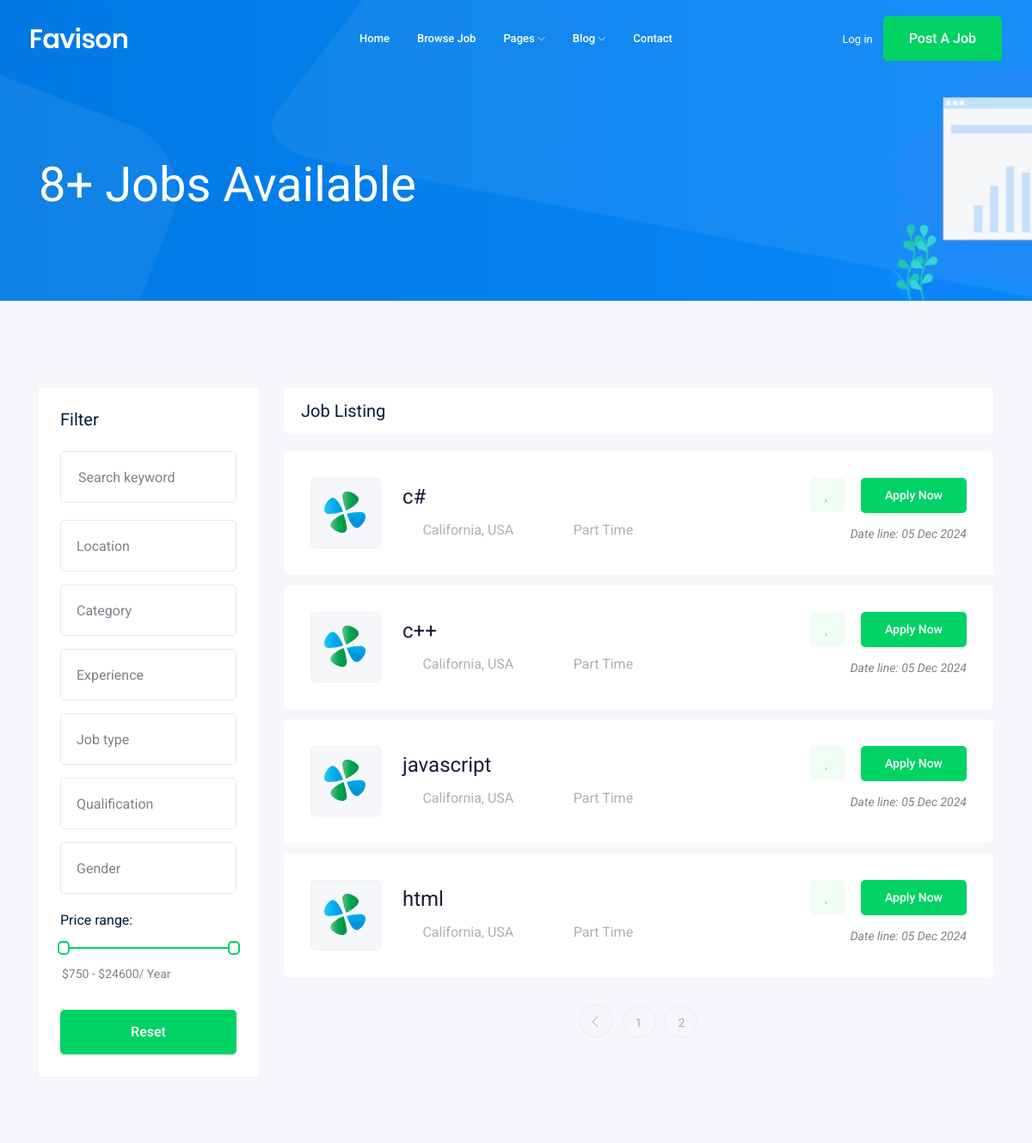
The app's page /jobs/?page=3 (upper part), older data.
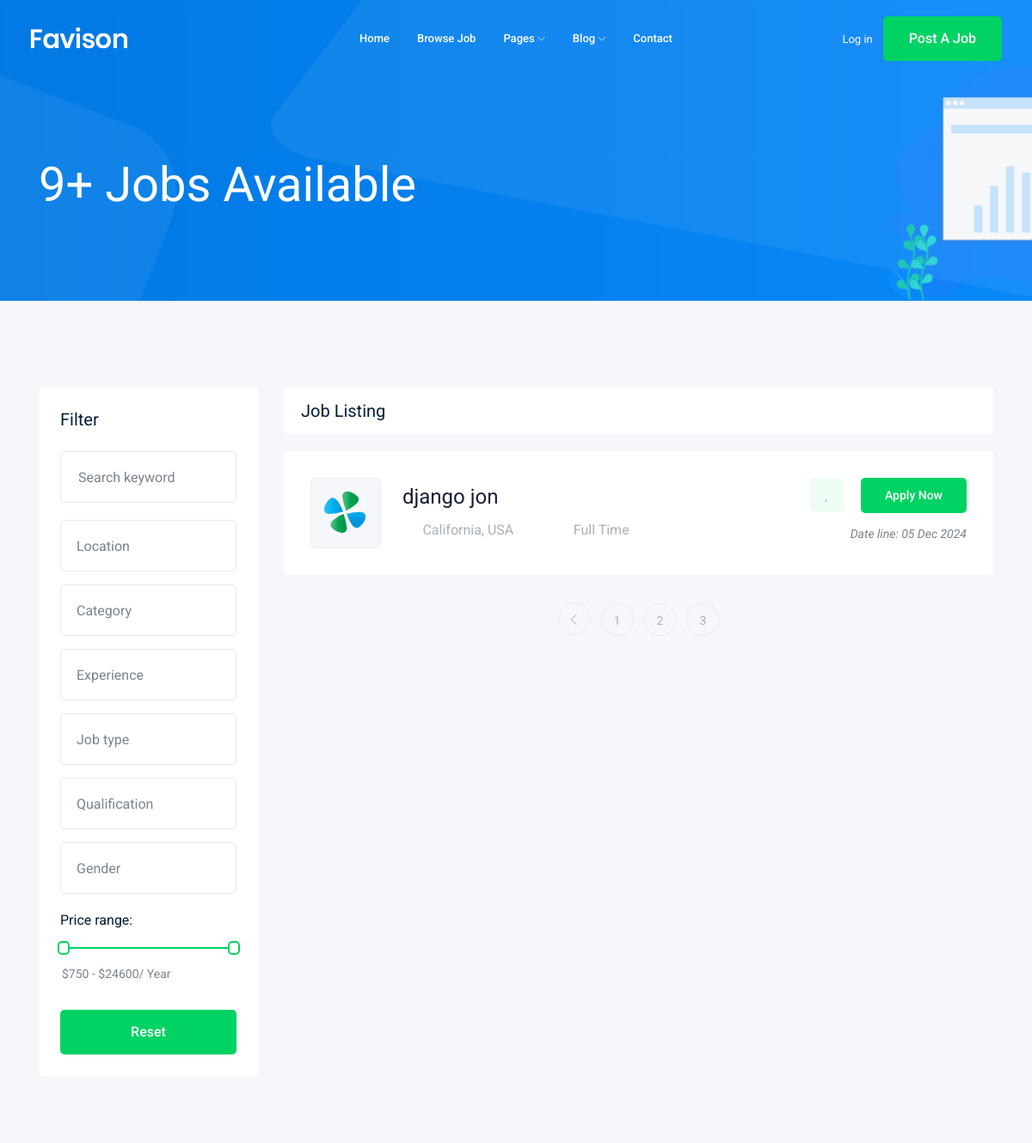
The same page, newer data.
### job/models.py (models this page shows, shortened)
class Job(models.Model):
    owner = models.ForeignKey(User, related_name='job_owner',on_delete=models.CASCADE)
    title = models.CharField(max_length=100)
    job_type = models.CharField(max_length=15,choices=JOB_TYPE)#small amount
    description = models.TextField(max_length=1000)#large amount
    published_at = models.DateTimeField(auto_now=True)
    vacancy = models.IntegerField(default=1)
    salary = models.IntegerField(default=0)
    experience = models.IntegerField(default=1)
    category = models.ForeignKey('Category',on_delete=models.CASCADE)
    image = models.ImageField(upload_to='jobs/')
    slug = models.SlugField(blank=True, null=True)
    def __str__(self):
        return self.title

### job/views.py (the view)
# urls.py: path('',views.job_list,name='job_list'),
def job_list(request):
    job_list = Job.objects.all()
    total_jobs = job_list.count()  # Total number of jobs
    paginator = Paginator(job_list,4)
    page_number = request.GET.get('page')
    page_obj = paginator.get_page(page_number)
    return render(request, 'job/job_list.html', {'jobs': page_obj, 'total_jobs': total_jobs})

### job/templates/job/job_list.html (shortened to what the changed rows need)
{% extends 'base.html'%}
{% block body %}
    <div class="bradcam_area bradcam_bg_1">
        <div class="container">
            <div class="row">
                <div class="col-xl-12">
                    <div class="bradcam_text">
                        <h3>{{ total_jobs }}+ Jobs Available</h3>
                    </div>
                </div>
            </div>
        </div>
    </div>
    <div class="job_listing_area plus_padding">
        <div class="container">
            <div class="row">
                <div class="col-lg-9">
                    <div class="job_lists m-0">
                        <div class="row">
                        {% for job in jobs %}
                            <div class="col-lg-12 col-md-12">
                                <div class="single_jobs white-bg d-flex justify-content-between">
                                    <div class="jobs_left d-flex align-items-center">
                                        <div class="thumb">
                                            <img src="img/svg_icon/1.svg" alt="">
                                        </div>
                                        <div class="jobs_conetent">
                                            <a href="{% url 'jobs:job_detail' job.slug %}"><h4>{{job}}</h4></a>
                                            <div class="links_locat d-flex align-items-center">
                                                <div class="location">
                                                    <p> <i class="fa fa-map-marker"></i> California, USA</p>
                                                </div>
                                                <div class="location">
                                                    <p> <i class="fa fa-clock-o"></i>{{job.job_type}}</p>
                                                </div>
                                            </div>
                                        </div>
                                    </div>
                                    <div class="jobs_right">
                                        <div class="apply_now">
                                            <a class="heart_mark" href="#"> <i class="fa fa-heart"></i> </a>
                                            <a href="{% url 'jobs:job_detail' job.slug %}" class="boxed-btn3">Apply Now</a>
                                        </div>
                                        <div class="date">
                                            <p>Date line: {{job.published_at|date:'d M o'}}</p>
                                        </div>
                                    </div>
                                </div>
                            </div>
                        {% endfor %}
                        </div>
                        {% if jobs.has_other_pages %}
                        <div class="row">
                            <div class="col-lg-12">
                                <div class="pagination_wrap">
                                    <ul>
                                    {% for i in jobs.paginator.page_range %}
                                        <li><a href="?page={{i}}"><span>{{i}}</span></a></li>
                                    {% endfor %}
                                    </ul>
                                </div>
                            </div>
                        </div>
                        {% endif %}
                    </div>
                </div>
            </div>
        </div>
    </div>
{% endblock body %}

Row changes from the older to the newer data that the page shows:
no longer on this page (row edited): Job: title "c#", job_type "Part Time", published_at "05 Dec 2024"
no longer on this page (row edited): Job: title "c++", job_type "Part Time", published_at "05 Dec 2024"
no longer on this page (row edited): Job: title "javascript", job_type "Part Time", published_at "05 Dec 2024"
no longer on this page (row edited): Job: title "html", job_type "Part Time", published_at "05 Dec 2024"
added Job: title "django jon", job_type "Full Time", published_at "05 Dec 2024"
Text that changed along with them:
{{ total_jobs }}: "8" → "9"
new list line: "3"
